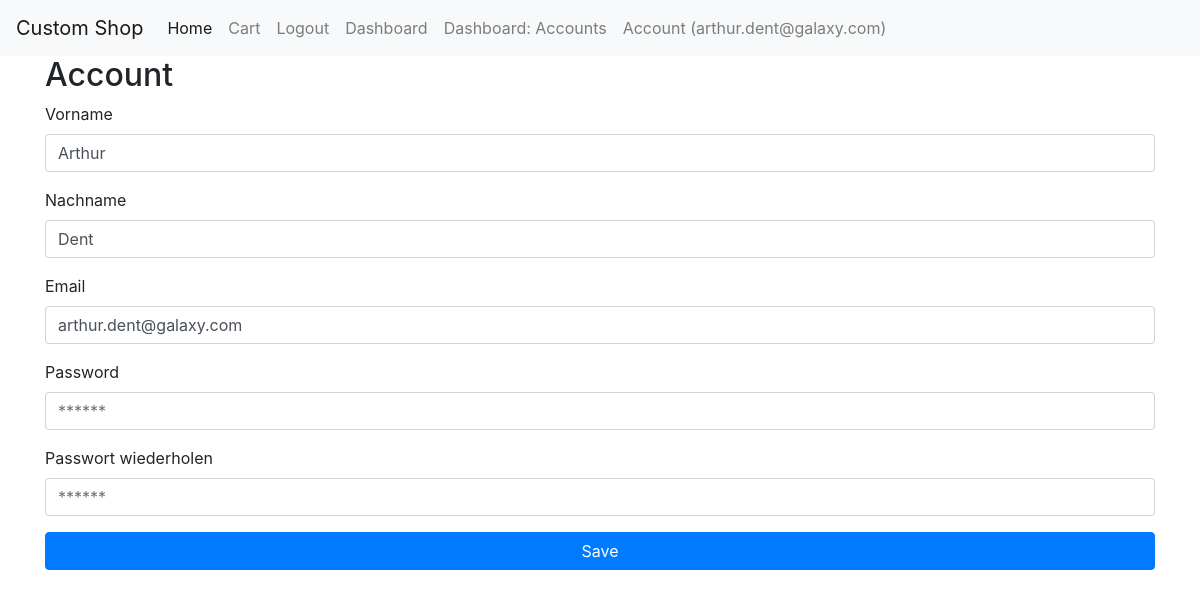
/account (signed in), run on the app's committed database.
### tables this page shows
CREATE TABLE IF NOT EXISTS `users` (
                                       `id` int(11) NOT NULL AUTO_INCREMENT,
                                       `firstname` varchar(255) NOT NULL,
                                       `lastname` varchar(255) NOT NULL,
                                       `email` varchar(255) NOT NULL COMMENT '= username',
                                       `password` varchar(255) NOT NULL COMMENT 'Password Hash',
                                       `is_admin` tinyint(1) NOT NULL,
                                       `is_deleted` tinyint(1) DEFAULT NULL,
                                       PRIMARY KEY (`id`),
                                       UNIQUE KEY `email` (`email`)
);

### core/View.php (called while the page is built, shortened)
<?php
class View
{
    public static function load (string $view, array $params = [], string $layout = 'main')
    {
        require_once __DIR__ . "/../resources/views/layouts/$layout.php";
    }
}

### index.php (called while the page is built, shortened)
<?php
spl_autoload_register(function ($namespaceAndClassname) {
    $namespaceAndClassname = str_replace('Core', 'core', $namespaceAndClassname);
    $namespaceAndClassname = str_replace('App', 'app', $namespaceAndClassname);
    $filepath = str_replace('\\', '/', $namespaceAndClassname);
});
$app = new \Core\Bootstrap();

### core/Session.php (called while the page is built, shortened)
<?php
class Session
{
    public static function get ($key, $default = null, $forgetAfterReturn = false)
    {
        if (isset($_SESSION[$key])) {
            $value = $_SESSION[$key];
            return $value;
        }
        return $default;
    }
}

### core/Models/BaseUser.php (called while the page is built, shortened)
<?php
trait BaseUser
{
    public static function getLoggedInUser ()
    {
        $userId = Session::get(Session::LOGGED_IN_ID, null);
        if ($userId !== null) {
            return User::find($userId);
        }
        return false;
    }
}

### core/Helpers/Config.php (called while the page is built, shortened)
<?php
class Config
{
    public static function get ($configString = '', $default = null)
    {
        if (strlen($configString) >= 3) {
            $filename = explode('.', $configString)[0];
            $key = explode('.', $configString)[1];
            $config = require __DIR__ . "/../../config/$filename.php";
            if (array_key_exists($key, $config)) {
                return $config[$key];
            } else {
                return $default;
            }
        }
    }
}

### config/database.php (called while the page is built)
<?php
return [
    'host' => 'mariadb',
    'username' => 'root',
    'password' => 'password',
    'dbname' => 'mvc',
    'port' => 3306
];

### core/Database.php (called while the page is built, shortened)
<?php
class Database
{
    private $link;
    public function __construct ()
    {
        $this->link = new \mysqli(
            Config::get('database.host'),
            Config::get('database.username'),
            Config::get('database.password'),
            Config::get('database.dbname'),
            Config::get('database.port', 3306)
        );
        $this->link->set_charset('utf8');
    }
    public function query (string $sql, array $params = [])
    {
        $this->stmt = $this->link->prepare($sql);
        if (count($params) >= 1) {
            $paramTypes = [];
            $paramValues = [];
            foreach ($params as $key => $value) {
                $paramTypes[] = explode(':', $key)[0];
                $_value = $value;
                $paramValues[] = &$_value;
            }
            $paramString = implode('', $paramTypes);
            array_unshift($paramValues, $paramString);
            @call_user_func_array([$this->stmt, 'bind_param'], $paramValues);
        }
        $this->stmt->execute();
        $result = $this->stmt->get_result();
        return $result->fetch_all(MYSQLI_ASSOC);
    }
}

### core/Models/ModelTrait.php (called while the page is built, shortened)
<?php
trait ModelTrait
{
    public static function find (int $id)
    {
        $db = new Database();
        $tableName = self::$tableName;
        $result = $db->query("SELECT * FROM {$tableName} WHERE id = ?", [
            'i:id' => $id
        ]);
        $data = new self($result[0]);
        return $data;
    }
}

### app/Models/User.php (called while the page is built, shortened)
<?php
class User
{
    public function fill (array $data = [])
    {
        $this->firstname = $data['firstname'];
        $this->lastname = $data['lastname'];
        $this->email = $data['email'];
    }
}

### resources/views/account-edit.view.php (the view, shortened to what this page needs)
<h2>Account</h2>
<form action="account/do-edit" method="post">
    <div class="form-group">
        <label for="firstname">Vorname</label>
        <input name="firstname" class="form-control" placeholder="Vorname" type="text" value="<?php echo $user->firstname; ?>">
    </div>
    <div class="form-group">
        <label for="lastname">Nachname</label>
        <input name="lastname" class="form-control" placeholder="Nachname" type="text" value="<?php echo $user->lastname; ?>">
    </div>
    <div class="form-group">
        <label for="email">Email</label>
        <input name="email" class="form-control" placeholder="Email" type="email" value="<?php echo $user->email; ?>">
    </div>
    <div class="form-group">
        <label for="password">Password</label>
        <input class="form-control" placeholder="******" type="password" name="password">
    </div>
    <div class="form-group">
        <label for="password2">Passwort wiederholen</label>
        <input class="form-control" placeholder="******" type="password" name="password2">
    </div>
    <div class="form-group">
        <button type="submit" class="btn btn-primary btn-block">Save</button>
    </div>
</form>

### data on the page
users: firstname "Arthur", lastname "Dent", email "arthur.dent@galaxy.com"
